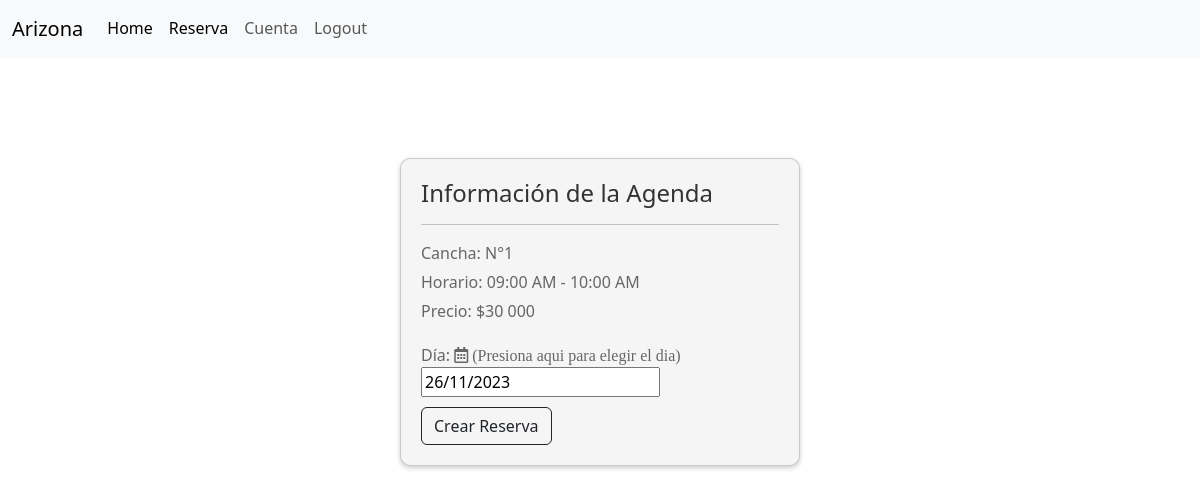
Screenshot of /cliente/reserva/crear/2/ (signed in) with the database file from the repository.
### servicio/models.py (models this page shows, shortened)
class Agenda(models.Model):
    cancha = models.ForeignKey(Cancha, on_delete=models.CASCADE)
    horario = models.ForeignKey(Horario, on_delete=models.CASCADE)
    disponible = models.BooleanField(default=True)
    class Meta:
        verbose_name = _('Agenda')
        verbose_name_plural = _('Agendas')
        unique_together = ('cancha', 'horario')

class Cancha(models.Model):
    NUMERACION_CHOICES = [
        ('1', 'Cancha 1'),
        ('2', 'Cancha 2'),
        ('3', 'Cancha 3'),
        ('4', 'Cancha 4'),
        ('5', 'Cancha 5'),
        ('6', 'Cancha 6'),
        ('7', 'Cancha 7'),
        ('8', 'Cancha 8'),
    ]
    numeracion = models.CharField(max_length=10, choices=NUMERACION_CHOICES)
    tipo = models.ForeignKey(TipoCancha, on_delete=models.CASCADE, related_name='canchas')
    class Meta:
        verbose_name = _('Cancha')
        verbose_name_plural = _('Canchas')

class Horario(models.Model):
    AM = 'AM'
    PM = 'PM'
    MERIDIEM_CHOICES = [
        (AM, 'AM'),
        (PM, 'PM'),
    ]
    hora_inicio = models.TimeField()
    hora_fin = models.TimeField()
    meridiem = models.CharField(max_length=2, choices=MERIDIEM_CHOICES, default=PM)
    def __str__(self):
        return f'{self.hora_inicio.strftime("%I:%M %p")} - {self.hora_fin.strftime("%I:%M %p")}'

class TipoCancha(models.Model):
    nombre = models.CharField(max_length=50)
    precio = models.DecimalField(max_digits=8, decimal_places=0)
    descripcion = models.TextField()
    class Meta:
        verbose_name = _('Tipo de Cancha')
        verbose_name_plural = _('Tipos de Canchas')

### cliente/views.py (the view, shortened to what this page needs)
# urls.py: path('reserva/crear/<int:agenda_id>/', views.crear_reserva, name='crear_reserva'),
def crear_reserva(request, agenda_id):
    agenda = get_object_or_404(Agenda, id=agenda_id)
    form = ReservaForm(initial={'agenda': agenda})
    try:
        cliente = request.user.cliente
    except Cliente.DoesNotExist:
        messages.warning(request, 'Necesitas los DATOS COMPLEMENTARIOS para realizar una reserva')
        return redirect(to='cliente:cliente_create')
    dias_reservados = Reserva.objects.filter(agenda__cancha=agenda.cancha, agenda__horario=agenda.horario).values_list('dia', flat=True)
    dias_reservados_str = ', '.join([dia.strftime('%d/%m/%Y') for dia in dias_reservados])
    dias_reservados_json = json.dumps(dias_reservados_str)
    contexto = {
        'form': form,
        'agenda': agenda,
        'dias_reservados_json': dias_reservados_json,
    }
    return render(request, 'reserva/crear.html', contexto)

### cliente/forms.py (shortened to what this page needs)
class ReservaForm(forms.ModelForm):
    dia = forms.DateField(widget=forms.DateInput(attrs={'class': 'datepicker'}))
    class Meta:
        model = Reserva
        fields = ['dia']

### cliente/templates/reserva/crear.html (shortened to what this page needs)
{% extends "layout.html" %}
{% load static %}
{% load humanize %}
{% block head %}
<link rel="stylesheet" href="{% static 'css/reserva/reserva.css' %}" type="text/css">
<link rel="stylesheet" href="https://code.jquery.com/ui/1.12.1/themes/base/jquery-ui.css">
{% endblock %}
{% block container %}
<div class="card card-info bounceInLeft">
    <div class="agenda" {% if transaction_data.token %}style="display: none;"{% endif %} >
        <h2>Información de la Agenda</h2>
        <hr>
        <p>Cancha: N°{{ agenda.cancha.numeracion }}</p>
        <p>Horario: {{ agenda.horario }}</p>
        <p>Precio: ${{ agenda.cancha.tipo.precio|intcomma}}</p>
        <form method="post" class="reserva-form">
            <div class="form-group">
                <label for="{{ form.dia.id_for_label }}">Día: <i class="far fa-calendar-alt"><span> (Presiona aqui para
                            elegir el dia)</span></i><br>{{ form.dia }}</label>
            </div>
            <input type="submit" value="Crear Reserva" class="btn btn-outline-dark"
                {% if transaction_data.token %}disabled{% endif %}>
        </form>
    </div>
</div>
{% endblock %}

### static/css/reserva/reserva.css (style rules this page uses)
.card { background-color: #f5f5f5; border-radius: 10px; box-shadow: 0px 2px 5px rgba(0, 0, 0, 0.2); padding: 20px; width: 400px; margin: 0 auto; margin-top: 100px; }
.card h2 { color: #333; font-size: 24px; margin-bottom: 10px; }
.card p { color: #666; font-size: 16px; margin-bottom: 5px; }
.reserva-form { margin-top: 20px; }
.form-group label { color: #666; font-size: 16px; margin-bottom: 10px; }

### cliente/templates/reserva/crear.html (style rules this page uses)
.card-info { animation: bounceInLeft 1s both; }

### rows the page displays
Agenda: cancha.numeracion "1", horario "09:00 AM - 10:00 AM", cancha.tipo.precio "30 000"
